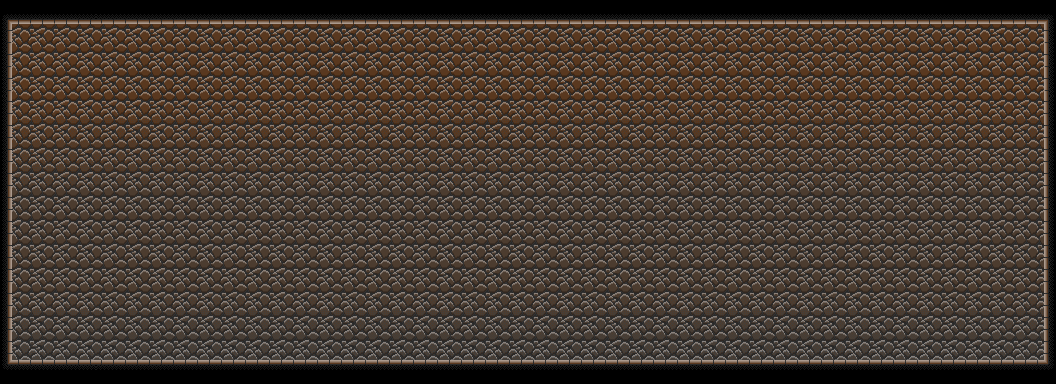

Rendered tile map (Tiled .tmx) drawn with the repository's tilesets; below, a short description and the full map source, tile grids included:
An orthogonal 11x4 tile map with 96x96 px tiles, 2 tile layers (Fundo, Paredes), 5 tilesets and 14 objects (2x Item, Top, Left, Right, Bottom, ...).

<map version="1.10" tiledversion="1.11.2" orientation="orthogonal" renderorder="right-down" width="11" height="4" tilewidth="96" tileheight="96" infinite="0" nextlayerid="9" nextobjectid="17">
 <tileset firstgid="1" name="fundo" tilewidth="96" tileheight="96" tilecount="10" columns="2">
  <image source="../fundo_tiles.png" width="192" height="480" />
 </tileset>
 <tileset firstgid="11" name="paredes" tilewidth="96" tileheight="96" tilecount="8" columns="2">
  <image source="../paredes_tiles.png" width="192" height="384" />
 </tileset>
 <tileset firstgid="19" name="plataformas" tilewidth="576" tileheight="48" tilecount="3" columns="0">
  <grid orientation="orthogonal" width="1" height="1" />
  <tile id="0">
   <image source="../Plataforma_grande.png" width="576" height="32" />
  </tile>
  <tile id="1">
   <image source="../Plataforma_media.png" width="384" height="32" />
  </tile>
  <tile id="2">
   <image source="../Plataforma_pequena.png" width="192" height="32" />
  </tile>
 </tileset>
 <tileset firstgid="22" name="portas" tilewidth="104" tileheight="131" tilecount="2" columns="0" objectalignment="bottomleft">
  <grid orientation="orthogonal" width="1" height="1" />
  <tile id="0" type="porta">
   <image source="../Porta_aberta.png" width="104" height="131" />
  </tile>
  <tile id="1" type="porta">
   <image source="../Porta_fechada.png" width="104" height="131" />
  </tile>
 </tileset>
 <tileset firstgid="24" name="Expositor" class="expositor" tilewidth="144" tileheight="48" tilecount="1" columns="0" objectalignment="topleft">
  <grid orientation="orthogonal" width="1" height="1" />
  <tile id="0" type="expositor">
   <image source="../Expositor.png" width="144" height="48" />
  </tile>
 </tileset>
 <layer id="1" name="Fundo" width="11" height="4">
  <data encoding="csv">
1,1,1,1,1,1,1,1,1,1,1,
8,8,8,8,8,8,8,8,8,8,8,
3,3,3,3,3,3,3,3,3,3,3,
9,9,9,9,9,9,9,9,9,9,9
</data>
 </layer>
 <objectgroup id="3" name="Bordas_Colisão">
  <object id="1" name="Top" x="12" y="0" width="1032" height="24" />
  <object id="2" name="Left" x="0" y="0" width="12" height="384" />
  <object id="3" name="Right" x="1044" y="0" width="12" height="384" />
  <object id="4" name="Bottom" x="12" y="360" width="1032" height="24" />
 </objectgroup>
 <objectgroup id="4" name="Área_de_Jogo" visible="0">
  <object id="6" name="Play Area" x="12" y="24" width="1032" height="336" />
 </objectgroup>
 <objectgroup id="7" name="Handmade">
  <object id="8" gid="23" x="44" y="361" width="104" height="131">
   <properties>
    <property name="Ligação" value="Mapa" />
    <property name="Posição" value="Loja 3" />
   </properties>
  </object>
  <object id="10" gid="24" x="192" y="312" width="144" height="48" />
  <object id="11" gid="24" x="864" y="312" width="144" height="48" />
  <object id="12" gid="24" x="432" y="312" width="144" height="48" />
  <object id="13" name="Item" x="264" y="312">
   <point />
  </object>
  <object id="14" name="Item" x="504" y="312">
   <point />
  </object>
  <object id="15" name="Coração" x="936" y="312">
   <point />
  </object>
 </objectgroup>
 <objectgroup id="8" name="Níveis" />
 <objectgroup id="5" name="Entidades">
  <object id="7" name="Jogador" x="96" y="312">
   <properties>
    <property name="Posição" value="Entrada" />
   </properties>
   <point />
  </object>
  <object id="9" name="Vendedor" x="720" y="302">
   <point />
  </object>
 </objectgroup>
 <layer id="2" name="Paredes" width="11" height="4">
  <data encoding="csv">
18,17,17,17,17,17,17,17,17,17,16,
11,0,0,0,0,0,0,0,0,0,15,
11,0,0,0,0,0,0,0,0,0,15,
12,13,13,13,13,13,13,13,13,13,14
</data>
 </layer>
</map>
